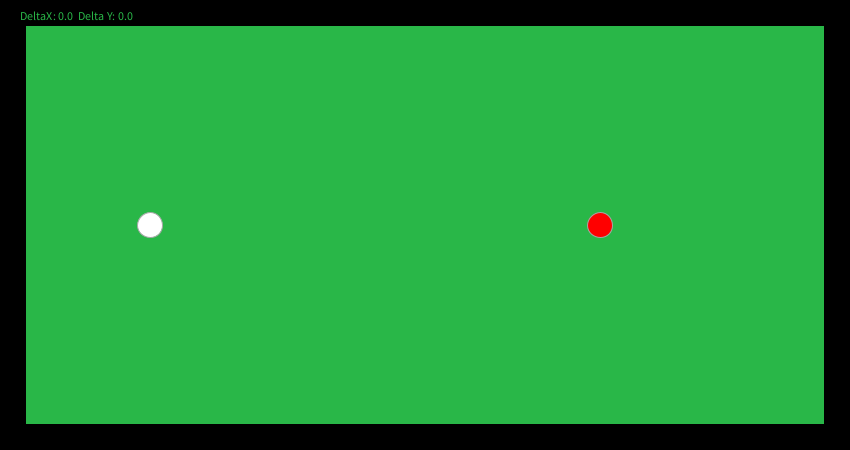
Frame 1 (no input)
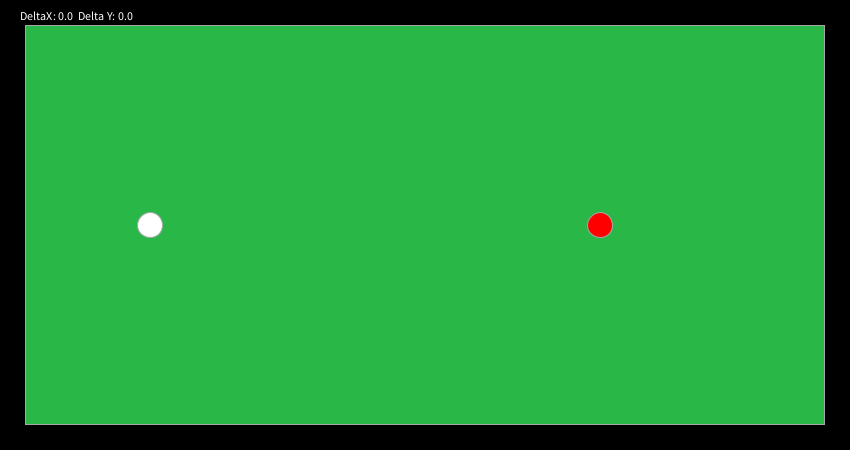
Frame 60 (the mouse pressed at the canvas centre just before this capture)
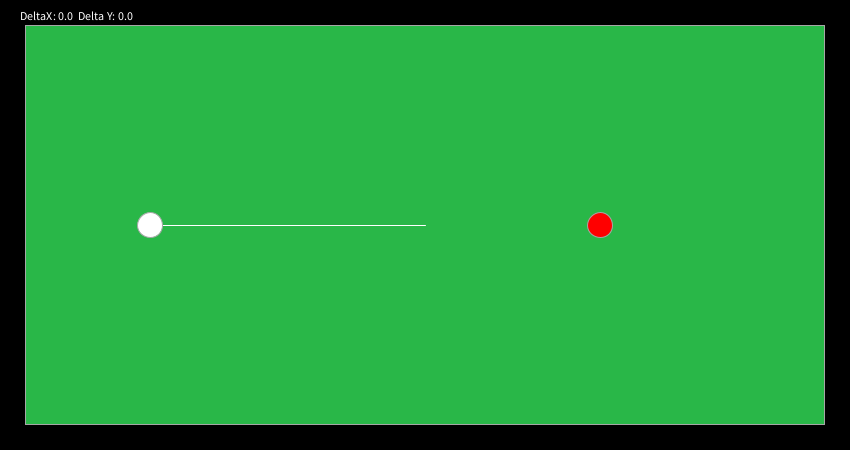
Frame 120 (the mouse held since frame 60 and released just before this capture)

The Processing sketch that drew these frames (run headless with seeded random() and noise(); from frame 60 on, the mouse is pressed at the canvas centre):

// Processing sketch: Minigolf
// ── Minigolf.pde
float x = 150;
float y = 225;
float deltaX;
float deltaY;
float arcStart = -PI/2;
float arcEnd = PI/2;
float ballWidth = 25;

BilliardBalls[] billiards = new BilliardBalls[15];

void setup()
{
 size (850, 450);
 background(0);
 fill(#29B748);
 rect(0,0,599,599);
}

void draw()
{ 
 background(0);
 text("DeltaX: " + deltaX + "  Delta Y: " + deltaY, 20, 20);
 fill(#29B748);
 rect(25,25,799,399);
 clubLine(); 
 drawFigure();
 moveFigure();
 bounce();
 friction(); 
}

void clubLine()
{
 if(mousePressed)
 {
    stroke(#FFFFFF);
    line(x,y,mouseX, mouseY);
 }
}

void mouseReleased()
{
 deltaX = (x - mouseX)/50;
 deltaY = (y - mouseY)/50;
}

void drawFigure()
{
 billiards[1] = new BilliardBalls(600, 225, 0, 0);
 fill(#ff0000);
 stroke(#A6A7A6);
 ellipse(billiards[1].xpos, billiards[1].ypos, ballWidth,ballWidth);
 
 noStroke();
 fill(0);
 fill(#FFFFFF);
 stroke(#A6A7A6);
 ellipse(x,y,ballWidth,ballWidth);
 noFill();
 translate(x,y);

}

void moveFigure()
{
 if (deltaX < 0.05 && deltaX > -0.05){
   deltaX = 0;
   deltaY = 0;
 }else{
    x += deltaX; 
 }
 
 if (deltaY < 0.05 && deltaY > -0.05){
   deltaX = 0;
   deltaY = 0;
 }else{
   y += deltaY;
 }
}

void bounce()
{
  if (x > width-25-ballWidth/2 || x < 25 + ballWidth/ 2){
     deltaX = -deltaX;
     deltaX = deltaX * 0.6;
     if (x < 25+ ballWidth/2){
      x = 26 + ballWidth/2; 
     }else{
       x = width-26-ballWidth/2;
     }
  }
  
  if (y > height-25-ballWidth/2 || y < 25 + ballWidth/ 2){
     deltaY = -deltaY;
     deltaY = deltaY * 0.6;
     if (y < 25+ ballWidth/2){
      y = 26 + ballWidth/2; 
     }else{
       y = height-26-ballWidth/2;
     }
  }
}

void friction(){
  deltaX = deltaX * 0.995;
  deltaY = deltaY * 0.995;
}

class BilliardBalls{
  
  float xpos;
  float ypos;
  
  BilliardBalls(float tempXpos, float tempYpos, float deltaXbill, float deltaYbill){
    xpos = tempXpos;
    ypos = tempYpos;
  }
  
  void display(){
    fill(#ff0000);
    stroke(#A6A7A6);
    ellipse(xpos, ypos, ballWidth,ballWidth);
  }
}
